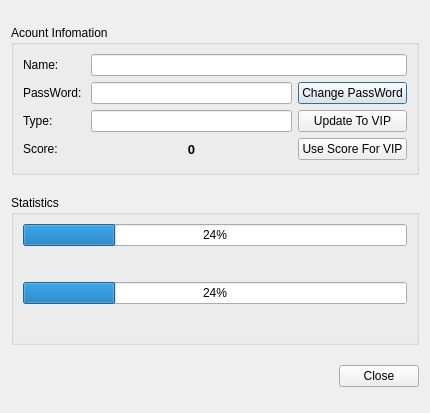
<?xml version="1.0" encoding="UTF-8"?>
<ui version="4.0">
 <class>AccountDialog</class>
 <widget class="QDialog" name="AccountDialog">
  <property name="geometry">
   <rect>
    <x>0</x>
    <y>0</y>
    <width>430</width>
    <height>413</height>
   </rect>
  </property>
  <property name="windowTitle">
   <string>Data Import</string>
  </property>
  <layout class="QVBoxLayout" name="verticalLayout">
   <item>
    <widget class="QGroupBox" name="groupBox">
     <property name="minimumSize">
      <size>
       <width>0</width>
       <height>150</height>
      </size>
     </property>
     <property name="maximumSize">
      <size>
       <width>500</width>
       <height>150</height>
      </size>
     </property>
     <property name="title">
      <string>Acount Infomation</string>
     </property>
     <property name="alignment">
      <set>Qt::AlignLeading|Qt::AlignLeft|Qt::AlignTop</set>
     </property>
     <layout class="QGridLayout" name="gridLayout_2">
      <item row="0" column="1" colspan="2">
       <widget class="QLineEdit" name="name">
        <property name="toolTip">
         <string>eg: *.doc,*.pdf</string>
        </property>
       </widget>
      </item>
      <item row="0" column="0">
       <widget class="QLabel" name="label">
        <property name="text">
         <string>Name:</string>
        </property>
       </widget>
      </item>
      <item row="1" column="0">
       <widget class="QLabel" name="label_2">
        <property name="text">
         <string>PassWord: </string>
        </property>
       </widget>
      </item>
      <item row="2" column="0">
       <widget class="QLabel" name="label_3">
        <property name="text">
         <string>Type:</string>
        </property>
       </widget>
      </item>
      <item row="2" column="1">
       <widget class="QLineEdit" name="type"/>
      </item>
      <item row="1" column="1">
       <widget class="QLineEdit" name="pwd"/>
      </item>
      <item row="1" column="2">
       <widget class="QPushButton" name="changepwdBtn">
        <property name="text">
         <string>Change PassWord</string>
        </property>
       </widget>
      </item>
      <item row="2" column="2">
       <widget class="QPushButton" name="updatevipBtn">
        <property name="text">
         <string>Update To VIP</string>
        </property>
       </widget>
      </item>
      <item row="3" column="0">
       <widget class="QLabel" name="label_4">
        <property name="text">
         <string>Score:</string>
        </property>
       </widget>
      </item>
      <item row="3" column="1">
       <widget class="QLabel" name="scoreLabel">
        <property name="font">
         <font>
          <pointsize>10</pointsize>
          <weight>75</weight>
          <bold>true</bold>
         </font>
        </property>
        <property name="text">
         <string>0</string>
        </property>
        <property name="alignment">
         <set>Qt::AlignCenter</set>
        </property>
       </widget>
      </item>
      <item row="3" column="2">
       <widget class="QPushButton" name="score4vipBtn">
        <property name="text">
         <string>Use Score For VIP</string>
        </property>
       </widget>
      </item>
     </layout>
     <zorder>name</zorder>
     <zorder>label</zorder>
     <zorder>label_2</zorder>
     <zorder>label_3</zorder>
     <zorder>type</zorder>
     <zorder>pwd</zorder>
     <zorder>changepwdBtn</zorder>
     <zorder>updatevipBtn</zorder>
     <zorder>label_4</zorder>
     <zorder>scoreLabel</zorder>
     <zorder>score4vipBtn</zorder>
    </widget>
   </item>
   <item>
    <widget class="QGroupBox" name="groupBox_2">
     <property name="sizePolicy">
      <sizepolicy hsizetype="Preferred" vsizetype="Fixed">
       <horstretch>0</horstretch>
       <verstretch>0</verstretch>
      </sizepolicy>
     </property>
     <property name="minimumSize">
      <size>
       <width>0</width>
       <height>150</height>
      </size>
     </property>
     <property name="maximumSize">
      <size>
       <width>16777215</width>
       <height>150</height>
      </size>
     </property>
     <property name="title">
      <string>Statistics</string>
     </property>
     <layout class="QGridLayout" name="gridLayout">
      <item row="3" column="0">
       <widget class="QLabel" name="trafficInfo">
        <property name="text">
         <string/>
        </property>
        <property name="alignment">
         <set>Qt::AlignCenter</set>
        </property>
       </widget>
      </item>
      <item row="4" column="0">
       <widget class="QProgressBar" name="storeBar">
        <property name="value">
         <number>24</number>
        </property>
        <property name="alignment">
         <set>Qt::AlignCenter</set>
        </property>
       </widget>
      </item>
      <item row="5" column="0">
       <widget class="QLabel" name="storeInfo">
        <property name="text">
         <string/>
        </property>
        <property name="alignment">
         <set>Qt::AlignCenter</set>
        </property>
       </widget>
      </item>
      <item row="2" column="0">
       <widget class="QProgressBar" name="trafficBar">
        <property name="value">
         <number>24</number>
        </property>
        <property name="alignment">
         <set>Qt::AlignCenter</set>
        </property>
       </widget>
      </item>
     </layout>
    </widget>
   </item>
   <item>
    <widget class="QDialogButtonBox" name="buttonBox">
     <property name="standardButtons">
      <set>QDialogButtonBox::Close</set>
     </property>
    </widget>
   </item>
  </layout>
 </widget>
 <resources/>
 <connections/>
</ui>
